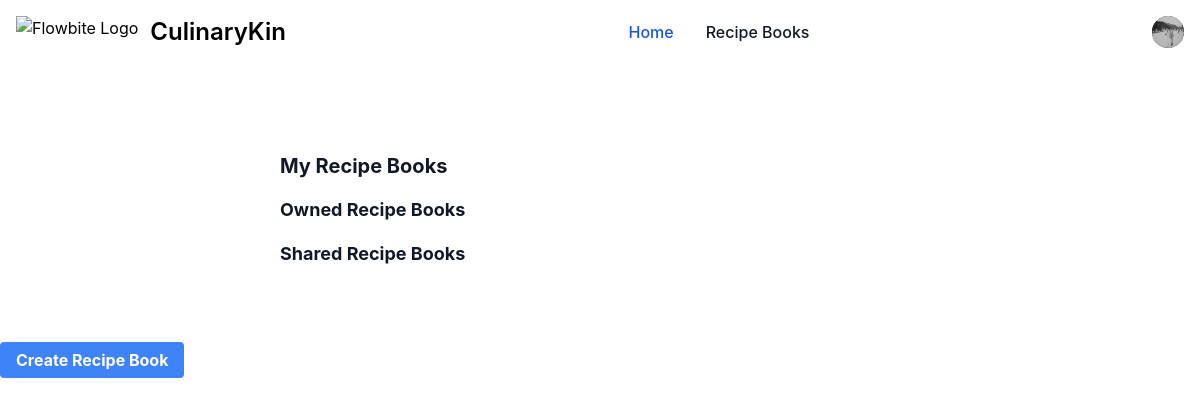
Before: /recipe/my-recipe-books/ (signed in) with the older database file.
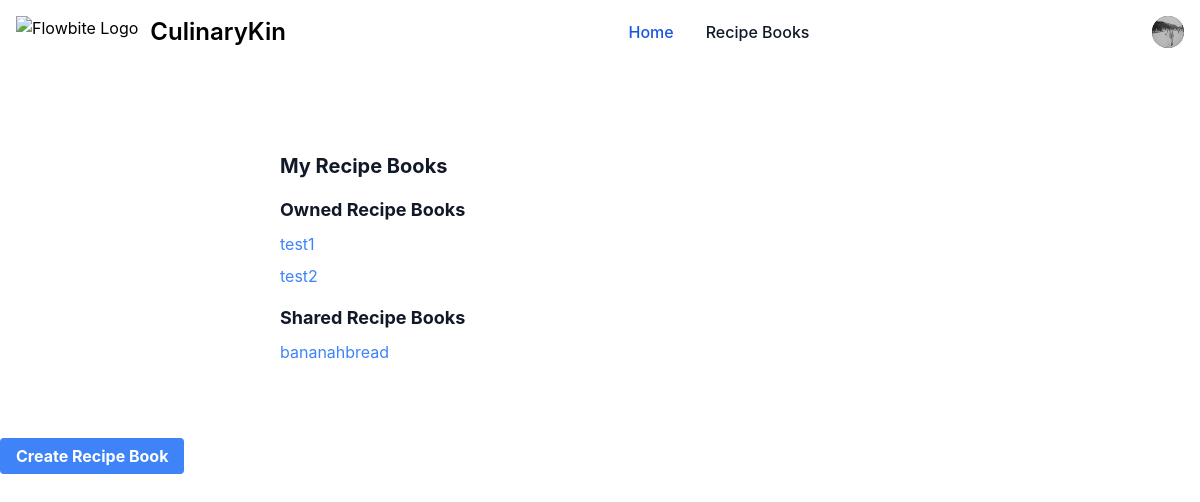
After: the same page with the newer database file.
### user_profile/models.py (models this page shows, shortened)
class Profile(models.Model):
    user = models.OneToOneField(User, on_delete=models.CASCADE)
    image = models.ImageField(upload_to='profile_images', default='default_profile_image.jpg')

### recipe/models.py (models this page shows, shortened)
class RecipeBook(models.Model):
    name = models.CharField(max_length=255)
    owner = models.ForeignKey(
        User, on_delete=models.CASCADE, related_name="recipebooks"
    )
    shared_with = models.ManyToManyField(
        User, related_name="shared_recipebooks", blank=True
    )
    recipes = models.ManyToManyField(Recipe, through="RecipeBookRecipe")

### recipe/views.py (the view)
# urls.py: path("my-recipe-books/", views.user_recipe_books, name="user_recipe_books"),
@login_required
def user_recipe_books(request):
    owned_recipe_books = RecipeBook.objects.filter(owner=request.user)
    shared_recipe_books = RecipeBook.objects.filter(shared_with=request.user)
    return render(
        request,
        "recipe/user_recipe_books.html",
        {
            "title": "My Recipe Books",
            "owned_recipe_books": owned_recipe_books,
            "shared_recipe_books": shared_recipe_books,
        },
    )

### recipe/templates/recipe/user_recipe_books.html
{% extends 'core/base.html' %} {% block title %} {{ title }} {% endblock %}
{% block content %}
<section class="bg-white dark:bg-gray-900">
  <div class="py-8 px-4 mx-auto max-w-2xl lg:py-16">
    <h2 class="mb-4 text-xl font-bold text-gray-900 dark:text-white">
      My Recipe Books
    </h2>
    <h3 class="mb-2 text-lg font-bold text-gray-900 dark:text-white">
      Owned Recipe Books
    </h3>
    <ul class="mb-4 text-gray-900 dark:text-white">
      {% for recipe_book in owned_recipe_books %}
      <li class="mb-2">
        <a
          href="{% url 'recipe:recipe_book_detail' recipe_book.id %}"
          class="text-blue-500 hover:underline"
        >
          {{ recipe_book.name }}
        </a>
      </li>
      {% endfor %}
    </ul>
    <h3 class="mb-2 text-lg font-bold text-gray-900 dark:text-white">
      Shared Recipe Books
    </h3>
    <ul class="mb-4 text-gray-900 dark:text-white">
      {% for recipe_book in shared_recipe_books %}
      <li class="mb-2">
        <a
          href="{% url 'recipe:recipe_book_detail' recipe_book.id %}"
          class="text-blue-500 hover:underline"
        >
          {{ recipe_book.name }}
        </a>
      </li>
      {% endfor %}
    </ul>
  </div>
  <button>
    <a
      href="{% url 'recipe:create_recipe_book' %}"
      class="bg-blue-500 hover:bg-blue-700 text-white font-bold py-2 px-4 rounded"
    >
      Create Recipe Book
    </a>
</section>
{% endblock %}

### core/templates/core/base.html (shortened to what this page needs)
<!DOCTYPE html>
<html lang="en">
  <head>
    <link
      href="https://cdn.jsdelivr.net/npm/flowbite@2.5.2/dist/flowbite.min.css"
      rel="stylesheet"
    />
  </head>
  <body>
    {% if request.user.is_authenticated %} {% load static %}
    <nav class="bg-white border-gray-200 dark:bg-gray-900">
      <div
        class="max-w-screen-xl flex flex-wrap items-center justify-between mx-auto p-4"
      >
        <a
          href="{% url 'core:temp' %}"
          class="flex items-center space-x-3 rtl:space-x-reverse"
        >
          <img
            src="https://flowbite.com/docs/images/logo.svg"
            class="h-8"
            alt="Flowbite Logo"
          />
          <span
            class="self-center text-2xl font-semibold whitespace-nowrap dark:text-white"
            >CulinaryKin</span
          >
        </a>
        <div
          class="flex items-center md:order-2 space-x-3 md:space-x-0 rtl:space-x-reverse"
        >
          <button
            type="button"
            class="flex text-sm bg-gray-800 rounded-full md:me-0 focus:ring-4 focus:ring-gray-300 dark:focus:ring-gray-600"
            id="user-menu-button"
            aria-expanded="false"
            data-dropdown-toggle="user-dropdown"
            data-dropdown-placement="bottom"
          >
            <img
              class="w-8 h-8 rounded-full"
              src="{{ request.user.profile.image.url }}"
              alt="{{request.user.first_name}} {{request.user.last_name}} photo"
            />
          </button>
        </div>
        <div
          class="items-center justify-between hidden w-full md:flex md:w-auto md:order-1"
          id="navbar-user"
        >
          <ul
            class="flex flex-col font-medium p-4 md:p-0 mt-4 border border-gray-100 rounded-lg bg-gray-50 md:space-x-8 rtl:space-x-reverse md:flex-row md:mt-0 md:border-0 md:bg-white dark:bg-gray-800 md:dark:bg-gray-900 dark:border-gray-700"
          >
            <li>
              <a
                href="{% url 'core:temp' %}"
                class="block py-2 px-3 text-white bg-blue-700 rounded md:bg-transparent md:text-blue-700 md:p-0 md:dark:text-blue-500"
                aria-current="page"
                >Home</a
              >
            </li>
            <li>
              <a
                href="{% url 'recipe:user_recipe_books' %}"
                class="block py-2 px-3 text-gray-900 rounded hover:bg-gray-100 md:hover:bg-transparent md:hover:text-blue-700 md:p-0 dark:text-white md:dark:hover:text-blue-500 dark:hover:bg-gray-700 dark:hover:text-white md:dark:hover:bg-transparent dark:border-gray-700"
                >Recipe Books</a
              >
            </li>
          </ul>
        </div>
      </div>
    </nav>
    {% endif %}
    <div class="max-w-screen-xl mx-auto p-3 md:px-3 md:py-3 bg-white dark:bg-gray-900">
    </div>
    {% block content %} {% endblock %}
  </body>
</html>

Changed rows visible on the page:
added RecipeBook: name "test1", shown under "Owned Recipe Books"
added RecipeBook: name "test2", shown under "Owned Recipe Books"
added RecipeBook: name "bananahbread", shown under "Shared Recipe Books"
